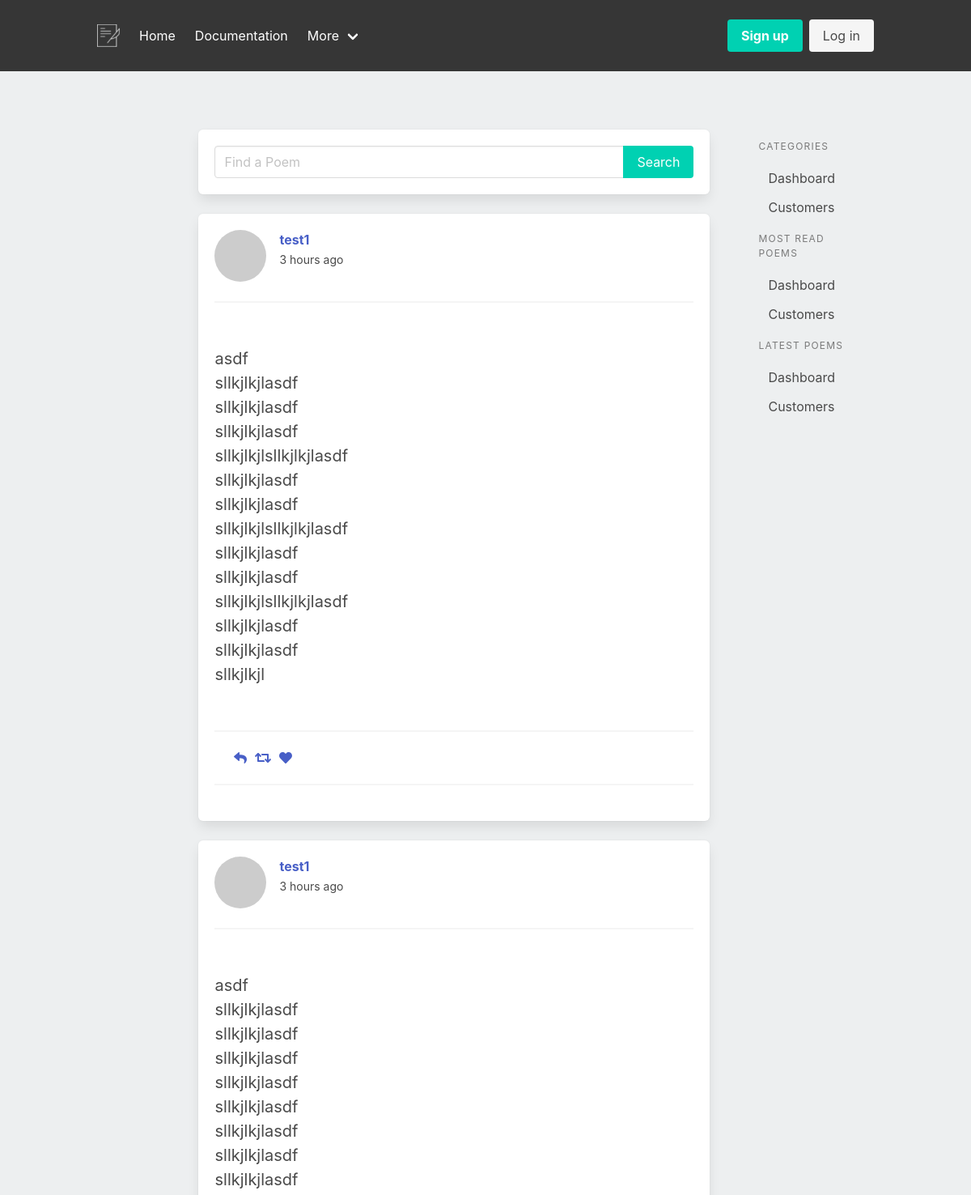
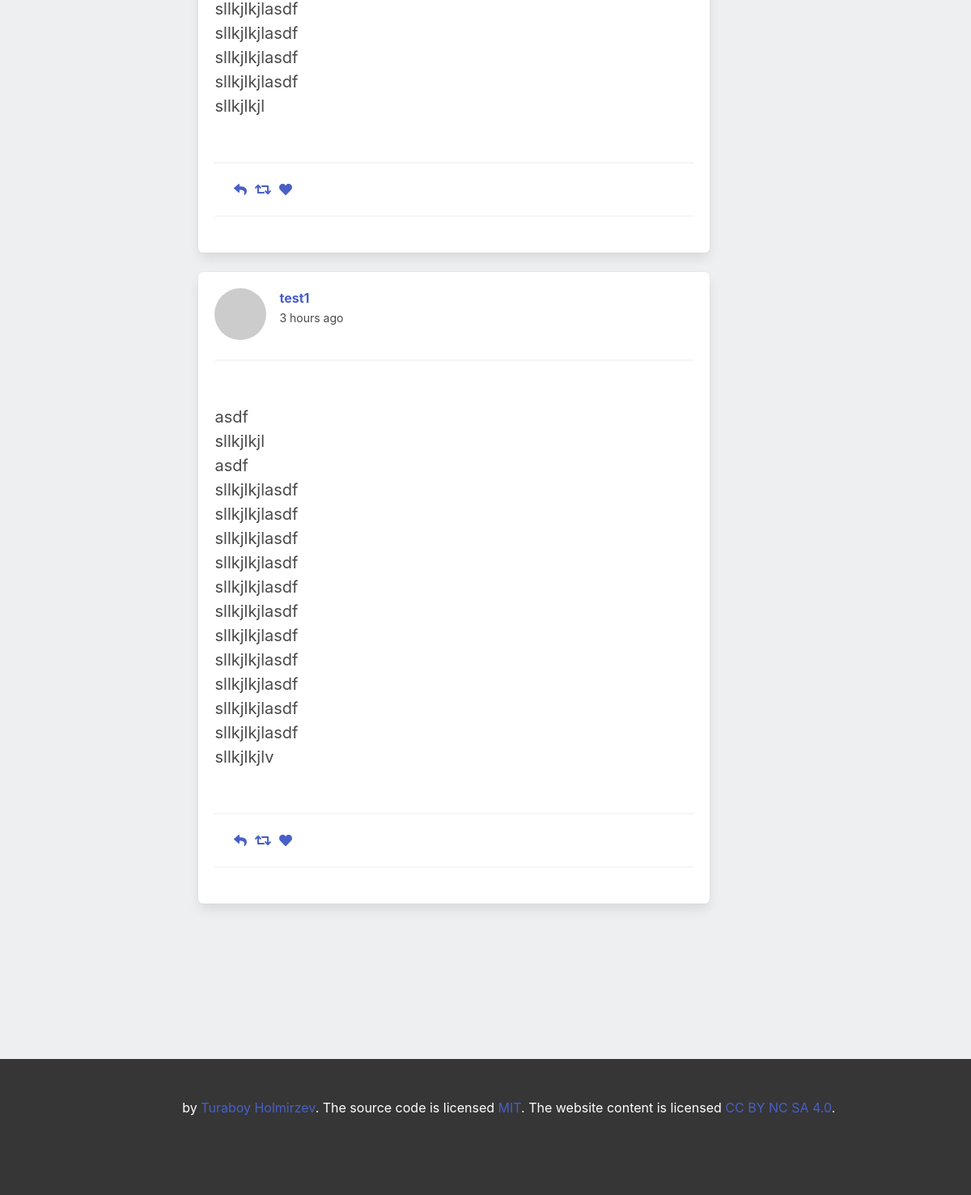
The page /index on the database as committed earlier (2 pictures, top to bottom).
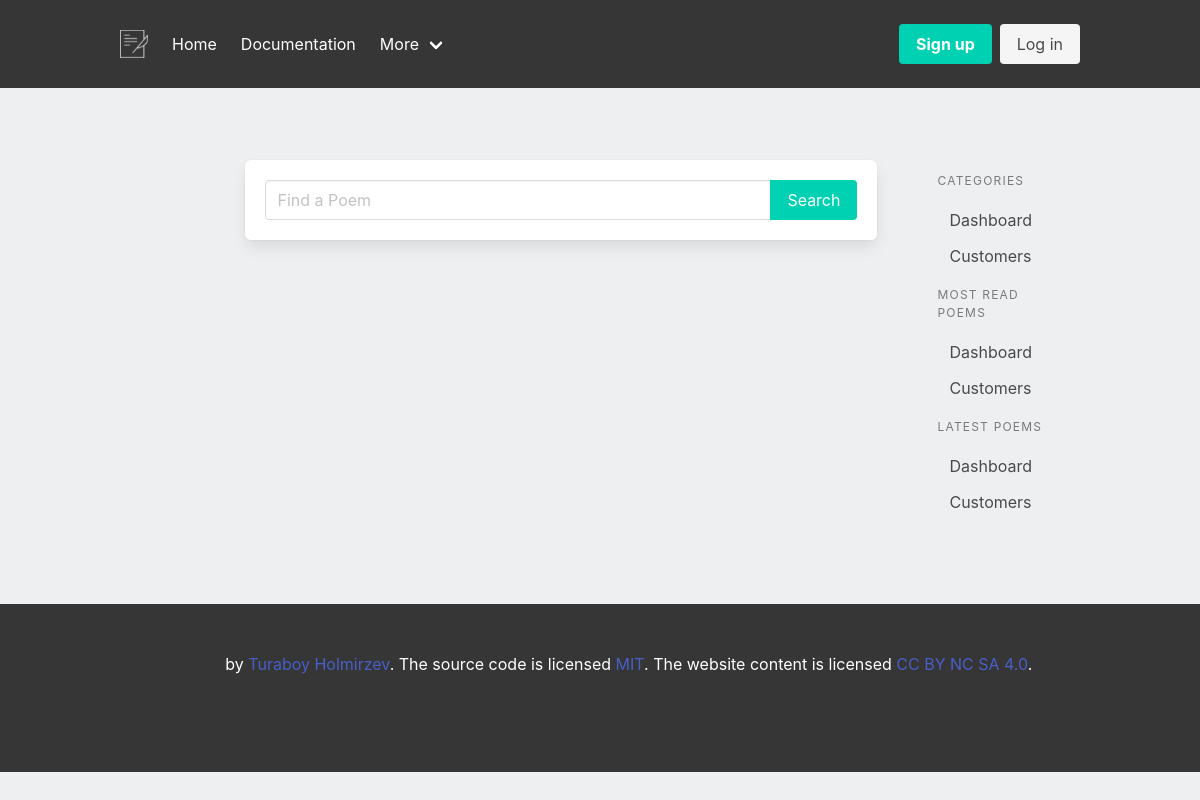
The same page on the database as committed later.
### app/models.py (models this page shows, shortened)
class SearchableMixin(object):
    @classmethod
    def search(cls, expression, page, per_page):
        ids, total = query_index(cls.__tablename__, expression, page, per_page)
        if total == 0:
            return cls.query.filter_by(id=0), 0
        when = []
        for i in range(len(ids)):
            when.append((ids[i], i))
        return cls.query.filter(cls.id.in_(ids)).order_by(
            db.case(when, value=cls.id)), total

class Poem(SearchableMixin, db.Model):
    __searchable__ = ["body",]
    id = db.Column(db.Integer, primary_key=True)
    title = db.Column(db.String(200))
    body = db.Column(db.String(140))
    created_at = db.Column(db.DateTime, index=True, default=datetime.utcnow)
    user_id = db.Column(db.Integer, db.ForeignKey('user.id'))
    category_id = db.Column(db.Integer, db.ForeignKey("category.id"))
    liked = db.relationship(
        'User', secondary = lambda: user_likes, backref="likes")

class User(UserMixin, db.Model):
    id = db.Column(db.Integer, primary_key=True)
    username = db.Column(db.String(64), index=True, unique=True)
    email = db.Column(db.String(120), index=True, unique=True)
    image_file = db.Column(db.String(120), nullable=True)
    password_hash = db.Column(db.String(128))
    about_me = db.Column(db.String(140))
    is_admin = db.Column(db.Boolean, default=False)
    last_seen = db.Column(db.DateTime, default=datetime.utcnow)
    poems = db.relationship('Poem', backref='author', lazy='dynamic')
    sent_messages = db.relationship('Message', backref='sent_user', lazy=True, foreign_keys='Message.sent_user_id')
    received_messages = db.relationship('Message', backref='received_user', lazy=True, foreign_keys='Message.received_user_id')
    followed = db.relationship(
        'User', secondary=followers,
        primaryjoin=(followers.c.follower_id == id),
        secondaryjoin=(followers.c.followed_id == id),
        backref=db.backref('followers', lazy='dynamic'), lazy='dynamic')
    def avatar(self, size):
        digest = md5(self.email.lower().encode('utf-8')).hexdigest()
        return 'https://www.gravatar.com/avatar/{}?d=identicon&s={}'.format(
            digest, size)

### app/main/routes.py (the view)
@bp.route('/')
@bp.route('/index')
def index():
    page = request.args.get('page', 1, type=int)
    poems = Poem.query.order_by(Poem.created_at.desc()).paginate(page, current_app.config["POEMS_PER_PAGE"], False)
    next_url = url_for('main.index', page=poems.next_num) \
        if poems.has_next else None
    prev_url = url_for('main.index', page=poems.prev_num) \
        if poems.has_prev else None
    return render_template('main/index.html', poems=poems.items, next_url=next_url,
                           prev_url=prev_url)

### app/main/routes.py (called while the page is built)
@bp.before_request
def before_request():
    if current_user.is_authenticated:
        current_user.last_seen = datetime.utcnow()
        db.session.commit()

### app/templates/main/index.html
{% extends "base.html" %}
{% block content %}
    {% include 'partials/search_form.html' %}
    {% for poem in poems %}
        {% include "partials/poem.html" %}
    {% endfor %}
    {% include 'partials/pagination.html' %}
{% endblock %}

### app/templates/partials/poem.html (shortened to what this page needs)
<section class="mt-5">
  <div class="box">
      <article class="media mb-5">
        <div class="media-left">
          <figure class="image is-64x64 is-square">
              {% if poem.author.image_file %}
                  <img class="is-rounded has-ratio" src="{{ url_for('static', filename='profile_pics/' + poem.author.image_file)  }}" alt="Image">
              {% else %}
                  <img class="is-rounded" src="{{ poem.author.avatar(64) }}" alt="Image">
              {% endif %}
          </figure>
        </div>
        <div class="media-content">
            <p>
              <strong>
                  <a href="{{ url_for('users.user', username=poem.author.username) }}">
                      {{ poem.author.username }}
                  </a>
              </strong><br>
              <small>{{ moment(poem.created_at).fromNow() }}</small>
            </p>
          </div>
      </article>
      <hr>
      <div class="content">
        <p class="is-size-5 short-text" style="white-space: pre-line;">
          {{ poem.body | truncate(255, False, end="...") }}
        </p>
      </div>
      <hr>
      <nav class="level px-5 is-mobile">
          <div class="level-left">
            <a class="level-item" aria-label="reply">
              <span class="icon is-small">
                <i class="fas fa-reply" aria-hidden="true"></i>
              </span>
            </a>
            <a class="level-item" aria-label="retweet">
              <span class="icon is-small">
                <i class="fas fa-retweet" aria-hidden="true"></i>
              </span>
            </a>
            <a class="level-item" aria-label="like">
              <span class="icon is-small">
                <i class="fas fa-heart" aria-hidden="true"></i>
              </span>
            </a>
          </div>
        </nav>
        <hr>
  </div>
</section>

Rows that differ between the two databases and show on the page:
removed Poem: author.username "test1", created_at "3 hours ago", body "asdf sllkjlkjlasdf sllkjlkjlasdf sllkjlkjlasdf sllkjlkjlsllkjlkjlasdf sllkjlkjlasdf sllkjlkjlasdf sllkjlkjlsllkjlkjlasdf sllkjlkjlasdf sllkjlkjlasdf sllkjlkjlsllkjlkjlasdf sllkjlkjlasdf sllkjlkjlasdf sllkjlkjl"
removed Poem: author.username "test1", created_at "3 hours ago", body "asdf sllkjlkjlasdf sllkjlkjlasdf sllkjlkjlasdf sllkjlkjlasdf sllkjlkjlasdf sllkjlkjlasdf sllkjlkjlasdf sllkjlkjlasdf sllkjlkjlasdf sllkjlkjlasdf sllkjlkjlasdf sllkjlkjlasdf sllkjlkjl"
removed Poem: author.username "test1", created_at "3 hours ago", body "asdf sllkjlkjl asdf sllkjlkjlasdf sllkjlkjlasdf sllkjlkjlasdf sllkjlkjlasdf sllkjlkjlasdf sllkjlkjlasdf sllkjlkjlasdf sllkjlkjlasdf sllkjlkjlasdf sllkjlkjlasdf sllkjlkjlasdf sllkjlkjlv"
